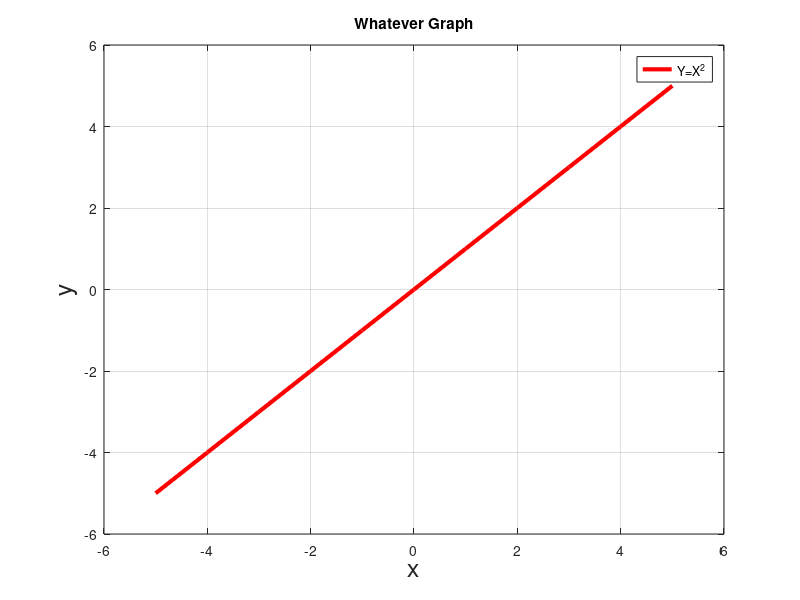

The MATLAB source for this figure:
clear
clc
close all %%closes all figures


%% y = f(x)
%% f(x) = x^2
%% plot y from -5 to 5 

%% independent variable

x = -5:5;
y = x.^2;
z = x;

fig = figure(); %%opens a blank figure
set(fig,'color','white')
set(axes,'FontSize',18)
plot(x,y,'b-','LineWidth',3)
plot(x,z,'r-','LineWidth',3)
grid on
title('Whatever Graph')
xlabel('x','FontSize',18)
ylabel('y','FontSize',18)

legend('Y=X^2' , 'Z=X')
